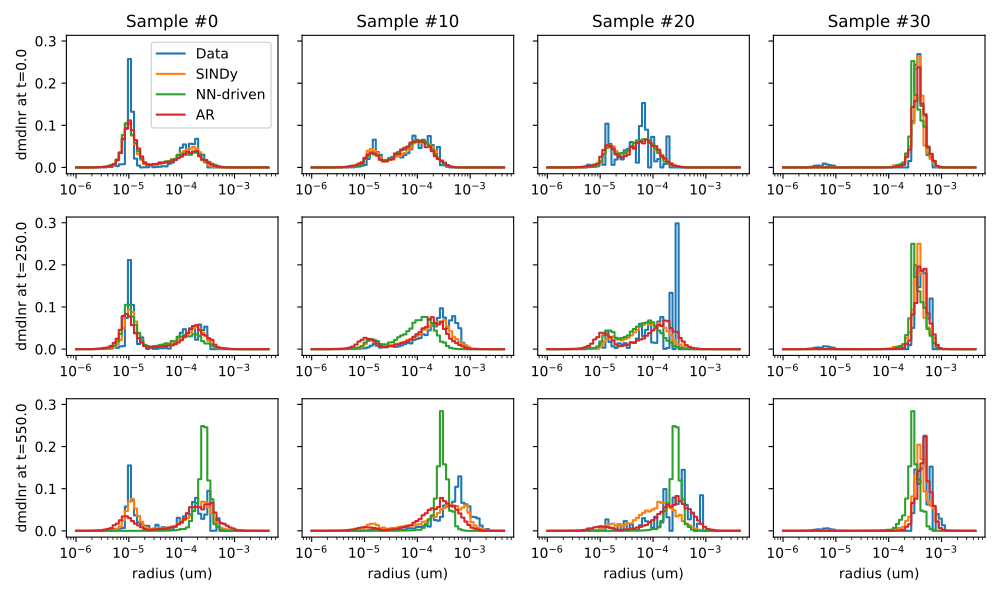

Generate this figure with Python:
# %%
import sys
import os
import numpy as np
import torch

project_root = os.path.relpath("../..")
sys.path.append(project_root)

from src import data_utils as du
from training_scripts.coalescence.train_ae_ar import AEAutoregressor
from training_scripts.coalescence.train_ae_sindy import AESINDy
from training_scripts.coalescence.train_ae_NNdzdt import AENNdzdt
import matplotlib.pyplot as plt

# %%
(
    x_train,
    m_train,
    x_test,
    m_test,
    r_bins_edges,
    n_bins,
    dsd_time,
) = du.open_erf_dataset(
    sample_time=np.arange(0, 61, 5), path="../../data/congestus_coal_200m"
)

params = {
    "data_src": "erf",
    "random_seed": 10,
    "num_epochs": 100,
    "batch_size": 32,
    "learning_rate": 1e-3,
    "latent_dim": 3,
    "poly_order": 3,
    "n_lag": 1,
    "lr_sched": True,
    "patience": 50,
    "tol": 1e-8,
    "wd": 1e-3,
    "lambda1_factor": 0.5,
    # "lambda3_sparsity": 0.0, TODO: sequential thresholding
    "CNN": False,
    "print_frequency": 1,
}
# %%
ae_sindy_pth = "./ae_sindy/model/FFNN_latent3_order3_tr100_lr0.001_bs32_weights1.0-559.9560546875-55995.60546875_0015405497354173a4eb3a26e57ab675.pth"
ae_sindy = AESINDy(n_bins=64, n_latent=3, poly_order=3)
ae_sindy.load_state_dict(torch.load(ae_sindy_pth, weights_only=True))
# %%
ae_nndzdt_pth = "./ae_nndzdt/model/FFNN_latent3_layers(40, 40, 40)_tr100_lr0.001_bs32_weights1.0-559.9560546875-55995.60546875_2103187c6f3943018c4ae375eef85cad.pth"
ae_nndzdt = AENNdzdt(
    n_channels=1, n_bins=64, n_latent=3, layer_size=(40, 40, 40), CNN=False
)
ae_nndzdt.load_state_dict(torch.load(ae_nndzdt_pth, weights_only=True))
# %%
ae_ar_pth = "ae_ar/model/erf_FFNN_latent3_order(10, 20, 10)_tr100_lr0.001_bs128_weights1-1_f74ecd55b87a43e2bfde2bf9973fdf10.pth"
ae_ar = AEAutoregressor(
    n_channels=1, n_bins=64, n_latent=3, n_lag=1, layer_size=(10, 20, 10), CNN=False
)
ae_ar.load_state_dict(torch.load(ae_ar_pth, weights_only=True))
# %%
test_ids = [0, 10, 20, 30]
tplt = [0, 5, 11]

(fig, ax) = plt.subplots(
    ncols=len(test_ids),
    nrows=len(tplt),
    figsize=(2.5 * len(test_ids), 2 * len(tplt)),
    sharey=True,
)

models = (ae_sindy, ae_nndzdt, ae_ar)
model_label = ["SINDy", "NN-driven", "AR"]
for k, model in enumerate(
    (
        ae_sindy,
        ae_nndzdt,
    )
):
    z_enc_train = model.encoder(torch.Tensor(x_train)).detach().numpy()
    zlim = np.zeros((3 + 1, 2))
    for il in range(3):
        zlim[il][0] = z_enc_train[:, :, il].min()
        zlim[il][1] = z_enc_train[:, :, il].max()
    zlim[-1][0] = m_train.min()
    zlim[-1][1] = m_train.max()

    z_encoded = model.encoder(torch.Tensor(x_test)).detach().numpy()
    for i, id in enumerate(test_ids):
        z0 = np.concatenate((z_encoded[id, 0, :], np.array([m_test[id, 0]])), axis=-1)
        latents_pred = du.simulate(z0, dsd_time[tplt], model.dzdt, zlim)
        x_pred = model.decoder(torch.Tensor(latents_pred[:, :-1])).detach().numpy()

        for j, t in enumerate(tplt):
            if k == 0:
                ax[j][i].step(r_bins_edges, x_test[id, t, :], label="Data")
            ax[j][i].step(r_bins_edges, x_pred[j, :], label=model_label[k])

            ax[j][i].set_xscale("log")
            ax[j][i].set_xscale("log")
        ax[0][i].set_title(f"Sample #{id}")
        ax[-1][i].set_xlabel("radius (um)")
n_lag = 1
for model in (ae_ar,):
    for i, id in enumerate(test_ids):
        x0 = x_test[id, :n_lag, :]
        m0 = m_test[id, 0]
        x_pred = np.zeros_like(x_test[id])
        x_pred[:n_lag, :] = (
            model.decoder(model.encoder(torch.Tensor(x0))).detach().numpy()
        )
        for t in range(n_lag, x_test.shape[1]):
            x_pred[t, :] = (
                model(
                    torch.Tensor(x_pred[t - n_lag : t, :]).reshape(
                        -1, n_lag, x_pred[t].shape[0]
                    ),
                    torch.Tensor([m0]).reshape(1, 1, 1),
                )
                .detach()
                .numpy()[0][0]
            )

        for j, t in enumerate(tplt):
            ax[j][i].step(r_bins_edges, x_pred[t, :], label="AR")


for j, t in enumerate(tplt):
    ax[j][0].set_ylabel(f"dmdlnr at t={dsd_time[t]}")

ax[0][0].legend()
plt.tight_layout()
plt.savefig("compare.pdf")
# %%
